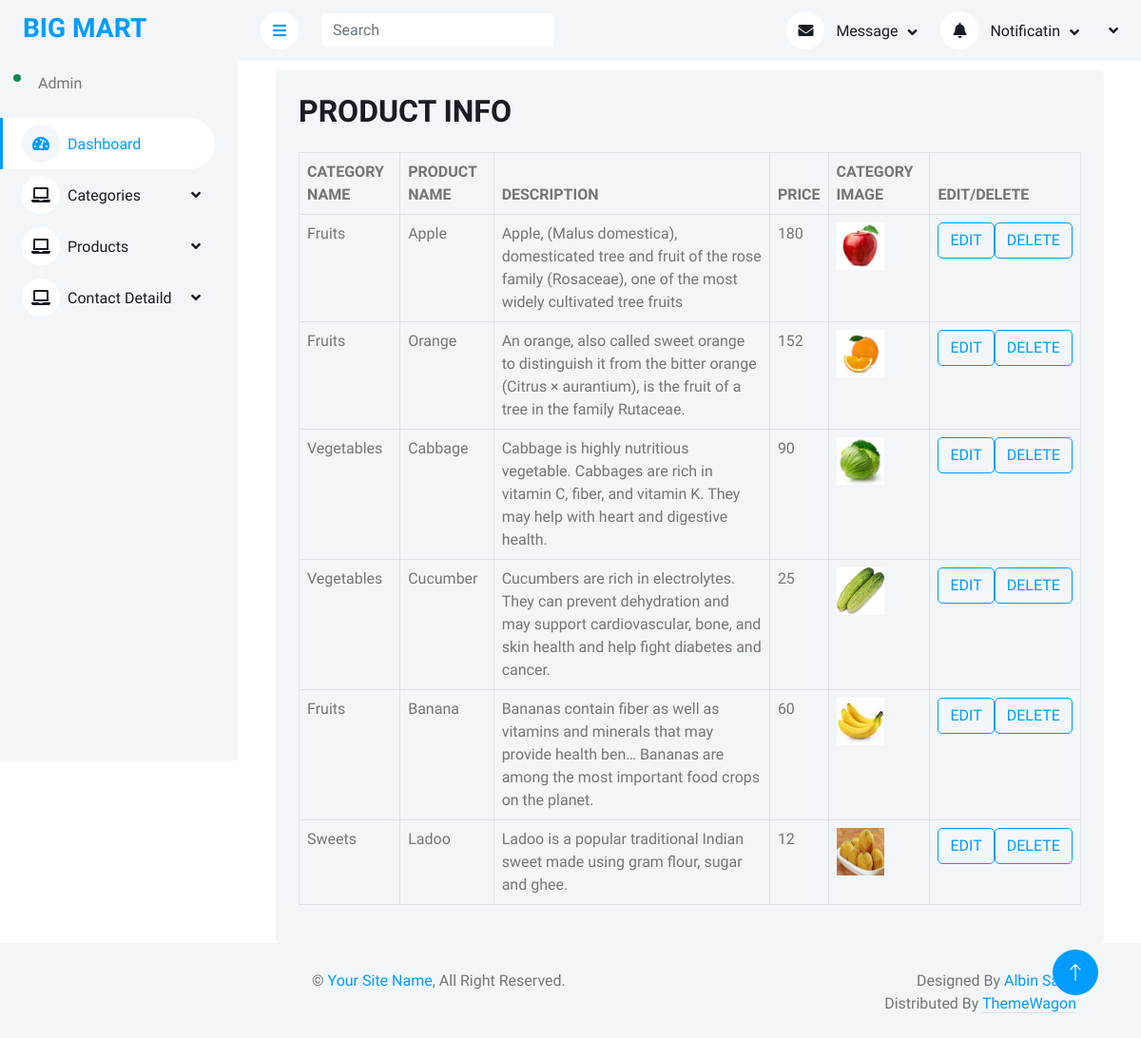
/Backend/disp_p/, run on the app's committed database.
### Backend/models.py (models this page shows)
class productdb(models.Model):
    Category = models.CharField(max_length=50, null=True, blank=True)
    Pname = models.CharField(max_length=50, null=True, blank=True)
    Description = models.CharField(max_length=50, null=True, blank=True)
    Price = models.IntegerField(null=True, blank=True)
    Pimage = models.ImageField(upload_to="P_Images", null=True, blank=True)

### Backend/views.py (the view)
# urls.py: path('disp_p/', views.disp_p, name="disp_p"),
def disp_p(request):
    data = productdb.objects.all()
    return render(request, "disp_product.html", {'data': data})

### Backend/templates/disp_product.html (shortened to what this page needs)
<!DOCTYPE html>
{% extends 'index.html' %}
{% block content %}
<html lang="en">
<head>
</head>
<body>
  <div>
      <div class="col-sm-12 col-xl-11" style="margin-left:40px;margin-top:10px;">
        <div class="bg-light rounded h-100 p-4">
            <h2 class="mb-4">PRODUCT INFO</h2>
            <table class="table table-bordered">
                <thead>
                    <tr>
                        <th scope="col">CATEGORY NAME</th>
                        <th scope="col">PRODUCT NAME</th>
                        <th scope="col">DESCRIPTION</th>
                        <th scope="col">PRICE</th>
                        <th scope="col">CATEGORY IMAGE</th>
                        <th scope="col">EDIT/DELETE</th>
                    </tr>
                </thead>
                <tbody>
                {%for i in data%}
                    <tr>
                        <td>{{i.Category}}</td>
                        <td>{{i.Pname}}</td>
                        <td>{{i.Description}}</td>
                        <td>{{i.Price}}</td>
                        <td> <img src="{{i.Pimage.url}}" width="50px" height="50px"> </td>
                        <td>
                            <div class="btn-group" role="group">
                                <a href="{% url 'edit_p' pid=i.id %}">
                                  <button type="submit" class="btn btn-outline-primary">EDIT</button>
                                </a>
                                <a href="{% url 'delete_pd' pid=i.id %}">
                                  <button type="submit" class="btn btn-outline-primary">DELETE</button>
                                </a>
                            </div>
                        </td>
                    </tr>
                {% endfor %}
                </tbody>
            </table>
        </div>
    </div>
  </div>
</body>
</html>
{% endblock %}

### Backend/static/assets/css/style.css (style rules this page uses)
:root { --primary: #009CFF; --light: #F3F6F9; --dark: #191C24; }
.btn { transition: .5s; }

### data on the page
productdb: Category "Fruits", Pname "Apple", Description "Apple, (Malus domestica), domesticated tree and fruit of the rose family (Rosaceae), one of the most widely cultivated tree fruits", Price "180", Pimage (picture)
productdb: Category "Fruits", Pname "Orange", Description "An orange, also called sweet orange to distinguish it from the bitter orange (Citrus × aurantium), is the fruit of a tree in the family Rutaceae.", Price "152", Pimage (picture)
productdb: Category "Vegetables", Pname "Cabbage", Description "Cabbage is highly nutritious vegetable. Cabbages are rich in vitamin C, fiber, and vitamin K. They may help with heart and digestive health.", Price "90", Pimage (picture)
productdb: Category "Vegetables", Pname "Cucumber", Description "Cucumbers are rich in electrolytes. They can prevent dehydration and may support cardiovascular, bone, and skin health and help fight diabetes and cancer.", Price "25", Pimage (picture)
productdb: Category "Fruits", Pname "Banana", Description "Bananas contain fiber as well as vitamins and minerals that may provide health ben… Bananas are among the most important food crops on the planet.", Price "60", Pimage (picture)
productdb: Category "Sweets", Pname "Ladoo", Description "Ladoo is a popular traditional Indian sweet made using gram flour, sugar and ghee.", Price "12", Pimage (picture)
